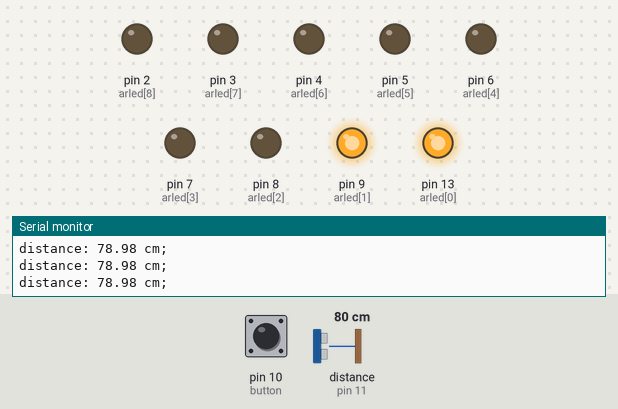
Bench run of a sketch on a simulated Arduino Uno, built with avr-gcc and run on an emulated ATmega328P. Parts: output pins drawn as LEDs (lit = HIGH), the last lines printed to the serial monitor. Wiring (inferred from the names in the program): ultrasonic range finder: trigger pin 12; echo pin 11. The test bench sets the inputs (shaded band); at power-on: distance to the obstacle (sensor on pin 11) 80 cm, pin 10 (button) LOW. The echo pulse lasts 58.3 µs per cm; pins used as bus, display or sensor lines are not drawn.

Above: at 1.3 s.
1.4 s: distance to the obstacle (sensor on pin 11) set to 72 cm
At 2.3 s:
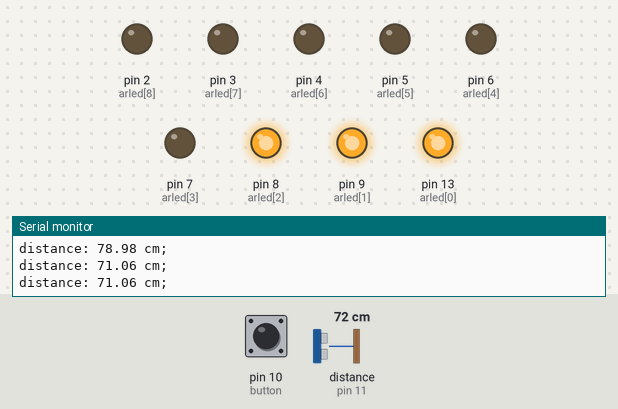
3.0 s: distance to the obstacle (sensor on pin 11) set to 299 cm
At 3.4 s:
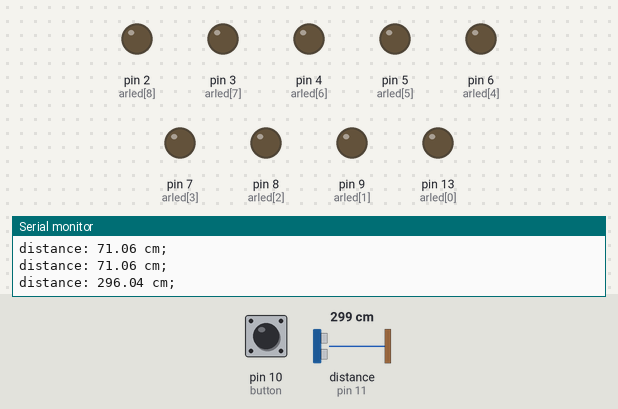
4.5 s: distance to the obstacle (sensor on pin 11) set to 2 cm
At 5.7 s:
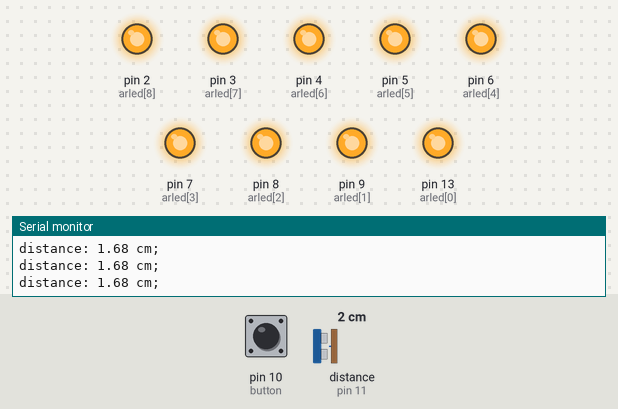
6.0 s: distance to the obstacle (sensor on pin 11) set to 10 cm
7.5 s: distance to the obstacle (sensor on pin 11) set to 14 cm
At 8.5 s:
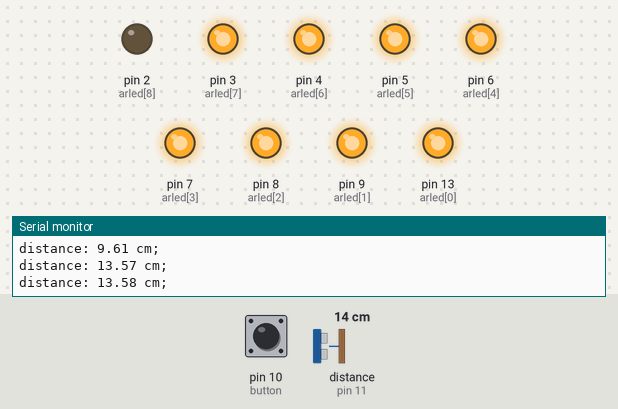
Timing chart, 0 to 10.5 s (numbered marks = the images above; inputs shaded):
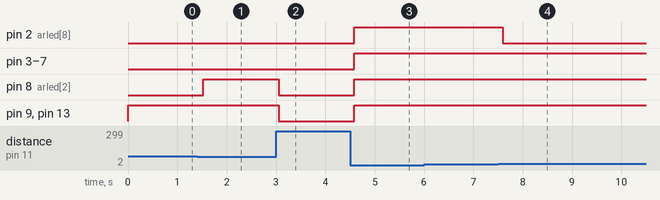

The sketch:

ultrasonic_distance_visual_indicator.ino
```cpp
int trigg=12;
int echo=11;
int arled[]={13,9,8,7,6,5,4,3,2};
int totled=9;
int button=10;
int butt=0;
bool holdn = false;
int laststate = LOW;
float dist = 0;
float time_val = 0;

void setup() {
  pinMode(trigg,OUTPUT);
  pinMode(echo,INPUT);
  pinMode(button,INPUT);

  for (int i=0;i<totled;i++){
    pinMode(arled[i],OUTPUT);
  }
  Serial.begin(9600);
}
 // put your setup code here, to run once:
void loop() {
  int currstate=digitalRead(button);
  if (currstate == HIGH && laststate==LOW){
    holdn = !holdn;
    delay(50);
  }
  laststate=currstate;

  if (!holdn){
    digitalWrite(trigg,LOW);
    delayMicroseconds(10);
    digitalWrite(trigg,HIGH);
    delayMicroseconds(10);
    digitalWrite(trigg,LOW);

    time_val = pulseIn(echo,HIGH);
    dist = (time_val * 0.034) / 2;
  }

  int ledsglow=0;
  if(dist>0 && dist<=100){
    ledsglow = totled - (int)(dist/(100/totled));
    if(ledsglow <= 0){
      ledsglow=1;
    }
  }
  else if(dist>100 || dist==0){
    ledsglow=0;
  }

  for (int i = 0; i < totled; i++) {
    if (i < ledsglow) {
      digitalWrite(arled[i], HIGH);
    } else {
      digitalWrite(arled[i], LOW);
    }
  }

  if (holdn){
    Serial.print("[HELD] ");
  }
  Serial.print("distance: ");
  Serial.print(dist);
  Serial.print(" cm;\n");
  delay(500);
}
```

Measured:
- the behaviour switches between 78 and 77 cm on distance to the obstacle (sensor on pin 11) (found by bisection; images 0 and 1)
- the behaviour switches between 11 and 12 cm on distance to the obstacle (sensor on pin 11) (found by bisection; images 3 and 4)
- after the input at 1.4 s, pin 8 (arled[2]): LOW → HIGH after 0.12 s
- after the input at 3.0 s, pin 8 (arled[2]), pin 9 (arled[1]), pin 13 (arled[0]): HIGH → LOW after 0.05 s
- after the input at 4.5 s, pin 2 (arled[8]), pin 3 (arled[7]), pin 4 (arled[6]), pin 5 (arled[5]), pin 6 (arled[4]), pin 7 (arled[3]), pin 8 (arled[2]), pin 9 (arled[1]), pin 13 (arled[0]): LOW → HIGH after 0.09 s
- after the input at 7.5 s, pin 2 (arled[8]): HIGH → LOW after 0.10 s
